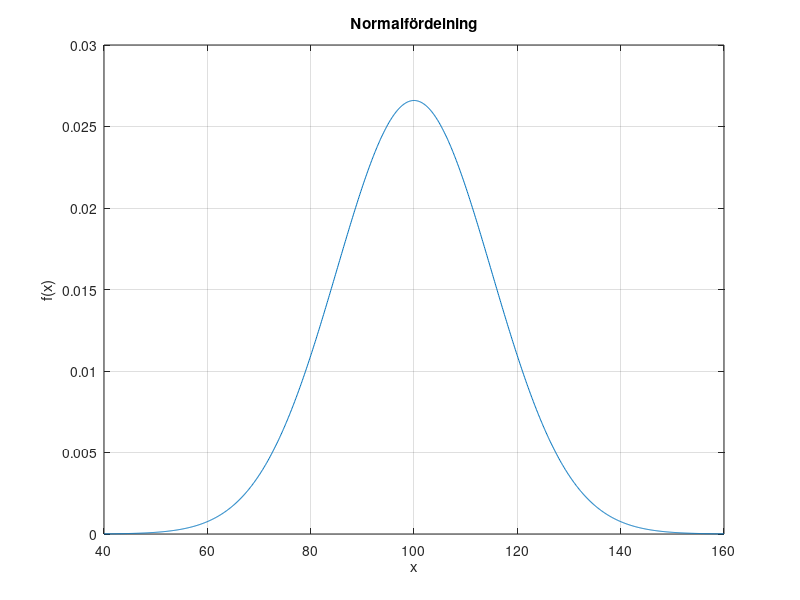

Write MATLAB code to recreate this figure.
clc
clear
close all

x = 40:0.1:160;
y = normpdf(x,100,15);

plot(x,y)
grid on
title('Normalfördelning')
xlabel('x')
ylabel('f(x)')
